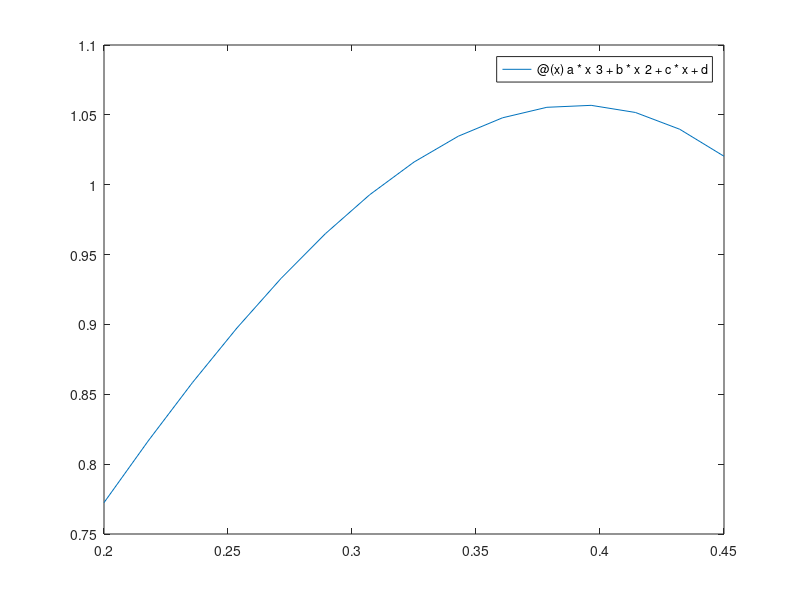

This chart was generated by the following MATLAB code: (Note: this script raises an error after producing the figure.)
% Heim German
% Tema 3
% Problema 3

a=-11.810;
b=3.8474;
c=2.4177;
d=0.2295;

P = @(x) a*x^3 + b*x^2 + c*x + d;
fplot(P, [0.20, 0.45])
% Se puede observar una funcion que presenta un maximo en, aproximadamente,
% x=0.39 e y=1.057

N=100;
x0=0.35;
x_1=0.3;
tol=0.1; % Porcentual
Foptimizar =@(x) 3*a*x^2 + b*2*x+ c; % Derivada de Pya que queremos el optimo
optimo = secante(Foptimizar, x0, x_1, tol, N);

% El optimo se encuentra en x=0.3915, y el mismo, viendo el grafico, es un
% maximo

